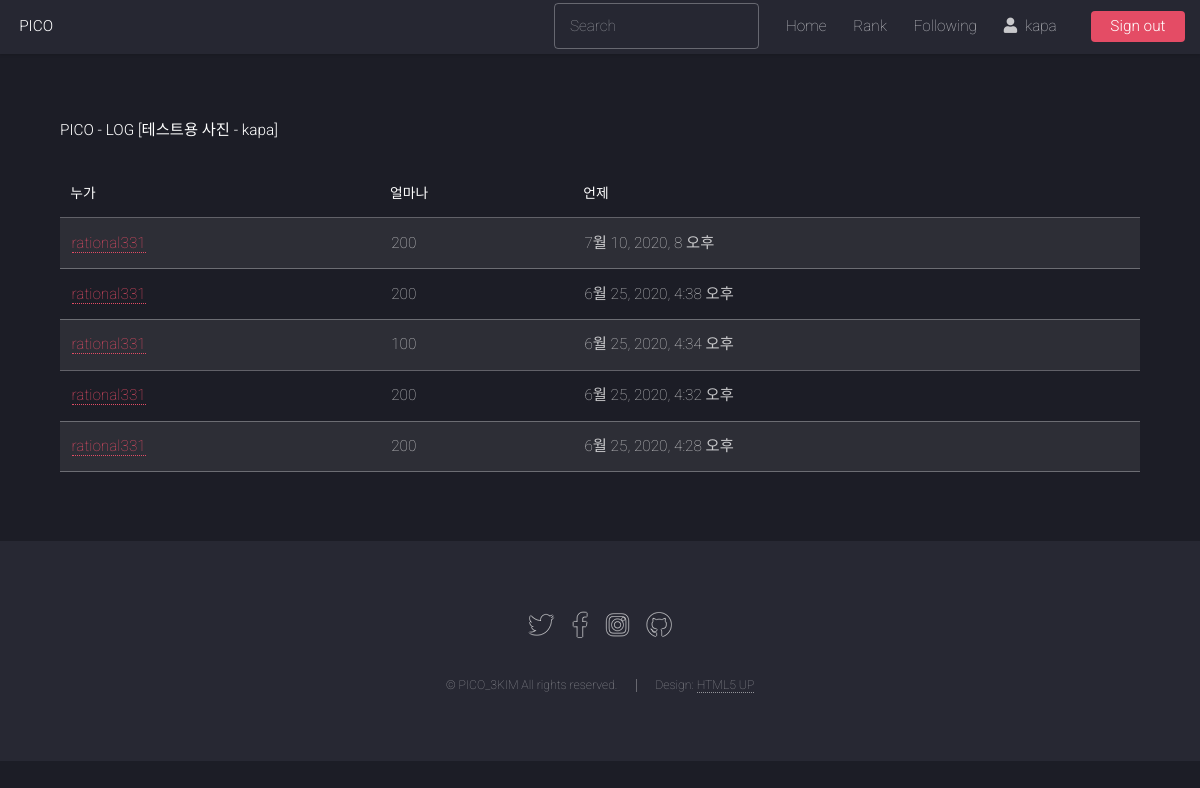
/explore/7/log (signed in), run on an earlier commit of the app's database.
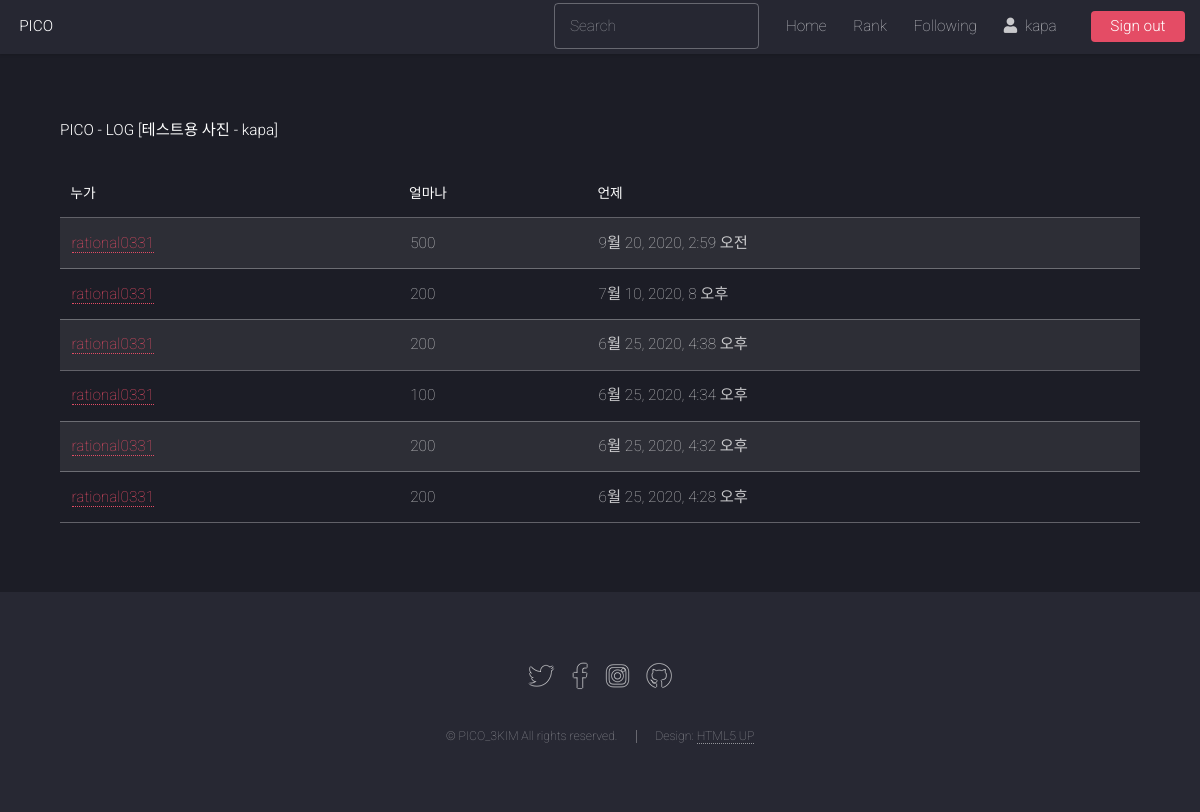
And on a later commit of the database.
### core/models.py (models this page shows, shortened)
class PhotoicoInfoLog(models.Model):
    photo = models.ForeignKey(Photo, on_delete=models.CASCADE, verbose_name='PHOTO')
    donator = models.ForeignKey(User, on_delete=models.DO_NOTHING, verbose_name='DONATOR', null=True)
    PICOIN = models.PositiveIntegerField(default=0, verbose_name='PICOIN')
    donate_dt = models.DateTimeField('Donation Datetime', auto_now_add=True, null=True)
    class Meta:
        ordering = ('-donate_dt', )

### photo/views.py (the view)
# urls.py: path('<int:pk>/log', views. PhotoPicoLog.as_view(), name='photo_pico_log'),
class PhotoPicoLog(TemplateView):
    template_name = 'photo_donate_list.html'
    def get(self, request, pk):
        photo = None
        try:
            photo = Photo.objects.get(pk=pk)
        except:
            raise Http404()
        logging = PhotoicoInfoLog.objects.filter(photo=photo)
        return render(request, 'photo/photo_donate_list.html', {'object_list': logging, 'photo':photo})

### photo/templates/photo/photo_donate_list.html (shortened to what this page needs)
{% extends "base.html" %}
{% load widget_tweaks %}
{% block content %}
<h1>PICO - LOG [{{ photo.title }} - {{ photo.owner.username }}]</h1>
<br>
<table class="table table-bordered table-condensed table-striped">
    <thead>
        <tr class="table-primary">
            <th>누가</th>
            <th>얼마나</th>
            <th>언제</th>
        </tr>
    </thead>
    <tbody>
        {% for item in object_list %}
        <tr class="table-secondary">
            <td><a href="{% url 'profile' item.donator.username %}">{{ item.donator }}</a></td>
            <td>{{ item.PICOIN }}</td>
            <td>{{ item.donate_dt }}</td>
        </tr>
        {% endfor %}
    </tbody>
</table>
{% endblock %}

What changed in the data, as far as the page shows it:
added PhotoicoInfoLog: donator "rational0331", PICOIN "500", donate_dt "9월 20, 2020, 2:59 오전"
changed through a linked row, PhotoicoInfoLog "7월 10, 2020, 8 오후": donator "rational331" → "rational0331"
changed through a linked row, PhotoicoInfoLog "6월 25, 2020, 4:38 오후": donator "rational331" → "rational0331"
changed through a linked row, PhotoicoInfoLog "6월 25, 2020, 4:34 오후": donator "rational331" → "rational0331"
changed through a linked row, PhotoicoInfoLog "6월 25, 2020, 4:32 오후": donator "rational331" → "rational0331"
changed through a linked row, PhotoicoInfoLog "6월 25, 2020, 4:28 오후": donator "rational331" → "rational0331"
